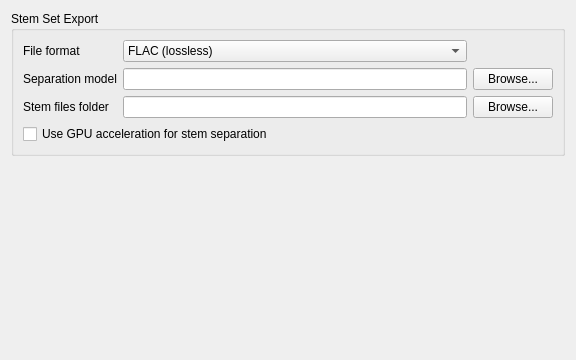
<?xml version="1.0" encoding="UTF-8"?>
<ui version="4.0">
 <class>DlgStemsDlg</class>
 <widget class="QWidget" name="DlgStemsDlg">
  <property name="geometry">
   <rect>
    <x>0</x>
    <y>0</y>
    <width>576</width>
    <height>360</height>
   </rect>
  </property>
  <property name="windowTitle">
   <string>Stems Preferences</string>
  </property>
  <layout class="QVBoxLayout" name="verticalLayout">
   <item>
    <widget class="QGroupBox" name="groupBoxExport">
     <property name="title">
      <string>Stem Set Export</string>
     </property>
     <layout class="QGridLayout" name="gridLayout">
      <item row="0" column="0">
       <widget class="QLabel" name="labelFormat">
        <property name="text">
         <string>File format</string>
        </property>
       </widget>
      </item>
      <item row="0" column="1">
       <widget class="QComboBox" name="comboBoxFormat">
        <item>
         <property name="text">
          <string>FLAC (lossless)</string>
         </property>
        </item>
       </widget>
      </item>
      <item row="2" column="0">
       <widget class="QLabel" name="labelModel">
        <property name="text">
         <string>Separation model</string>
        </property>
       </widget>
      </item>
      <item row="2" column="1">
       <widget class="QLineEdit" name="lineEditModelPath">
        <property name="toolTip">
         <string>The ONNX model used for stem separation.</string>
        </property>
       </widget>
      </item>
      <item row="2" column="2">
       <widget class="QPushButton" name="pushButtonBrowseModel">
        <property name="text">
         <string>Browse...</string>
        </property>
       </widget>
      </item>
      <item row="3" column="0">
       <widget class="QLabel" name="labelOutputDirectory">
        <property name="text">
         <string>Stem files folder</string>
        </property>
       </widget>
      </item>
      <item row="3" column="1">
       <widget class="QLineEdit" name="lineEditOutputDirectory">
        <property name="toolTip">
         <string>Default folder for "Generate Stems" and the stem file browser.</string>
        </property>
       </widget>
      </item>
      <item row="3" column="2">
       <widget class="QPushButton" name="pushButtonBrowseOutput">
        <property name="text">
         <string>Browse...</string>
        </property>
       </widget>
      </item>
      <item row="4" column="0" colspan="3">
       <widget class="QCheckBox" name="checkBoxGpuAcceleration">
        <property name="toolTip">
         <string>Run stem separation on the GPU when one is available. Disable this to keep the GPU free for waveforms and other applications.</string>
        </property>
        <property name="text">
         <string>Use GPU acceleration for stem separation</string>
        </property>
       </widget>
      </item>
     </layout>
    </widget>
   </item>
   <item>
    <spacer name="verticalSpacer">
     <property name="orientation">
      <enum>Qt::Vertical</enum>
     </property>
     <property name="sizeHint" stdset="0">
      <size>
       <width>20</width>
       <height>40</height>
      </size>
     </property>
    </spacer>
   </item>
  </layout>
 </widget>
 <resources/>
 <connections/>
</ui>
